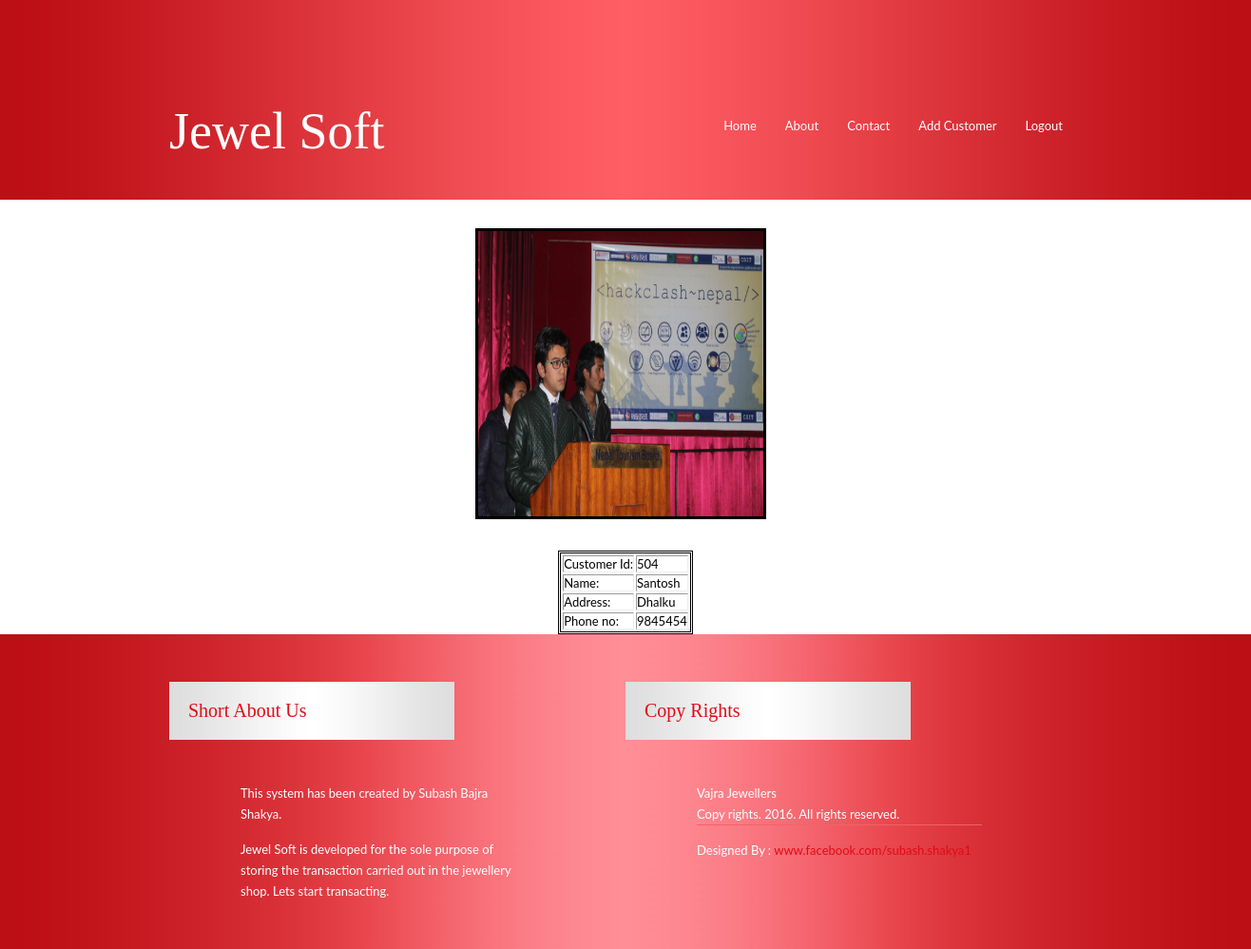
/Project/profile.php?id=504 (signed in), run on the app's committed database.
### tables this page shows
CREATE TABLE `customer` (
`cust_id` int(3) NOT NULL,
  `cust_name` varchar(30) NOT NULL,
  `address` varchar(30) NOT NULL,
  `ph_no` int(100) NOT NULL,
  `image` text NOT NULL
);

### Project/profile.php (the view, shortened to what this page needs)
<?php include("template/header.php") ?>
<html>
<head>
</head>
<body>
<?php
if(isset($_GET['id'])){
    $cid = $_GET['id'];
    $userquery = mysql_query("select * from customer where cust_id='$cid'") or die ("The query could not be completed.Please try again");
    while($row= mysql_fetch_array($userquery,MYSQL_ASSOC)){
        $userid = $row['cust_id'];
        $name = $row['cust_name'];
        $address = $row['address'];
        $phone = $row['ph_no'];
        $image = $row['image'];
    }
    ?>
    <table border="1" class="table1">
        <img id="imag" src="<?php echo $image; ?>" alt="image"/>
        <tr><td>Customer Id:</td><td><?php echo $userid ;?></td></tr>
        <tr><td>Name:</td><td><?php echo $name ;?></td></tr>
        <tr><td>Address:</td><td><?php echo $address ;?></td></tr>
        <tr><td>Phone no:</td><td><?php echo "$phone" ;?></td></tr>
    </table>
<?php
} else die ("You need to specify a username!");
?>
</body>
</html>
<?php include("template/footer.php") ?>

### Project/css/styles.css (style rules this page uses)
* { margin:0; padding:0; }
body { padding:0; margin:0;font-family: 'Lato', sans-serif; font-size:13px; }
img { border:none; }
.table1 { margin: auto; border: double; }
#imag { height:300px; width:300px; margin: 30px 500px; border: solid; }

### data on the page
customer: image (picture), cust_id "504", cust_name "Santosh", address "Dhalku", ph_no "9845454"
